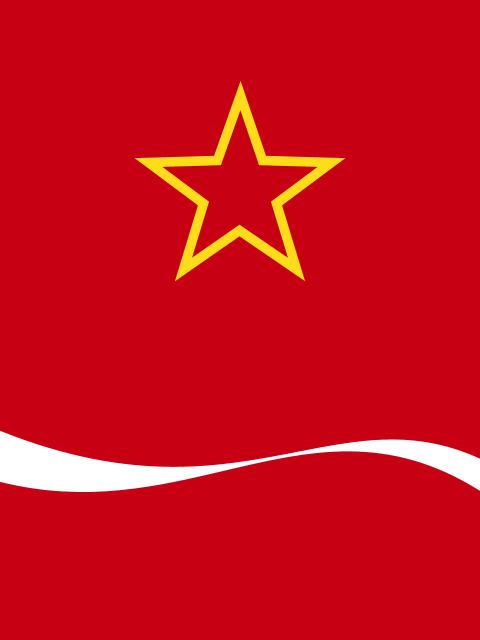
Frame 1 (no input)
Frame 2 (the mouse pressed at the canvas centre, redrawn once): identical to frame 1, image omitted

The Processing sketch that drew this single still picture (run headless with seeded random() and noise(); the mouse was pressed at the canvas centre and the sketch redrawn once):

// Processing sketch: good_bye_lenin
// ── good_bye_lenin.pde
// Manuale di Programmazione Cinematografica
// Daniele Olmisani, 2022

// Good Bye Lenin! (2003)


final color PAPER = color(200, 0, 20);
final color INK1 = color(255, 220, 25);
final color INK2 = color(255);

final float[] P = {
  -0.5, 0.0,  0.0,   0.2,  0.2, -0.08, 0.5, 0.06,
   0.5, 0.12, 0.15, -0.1, -0.1,  0.2, -0.5, 0.1
};

void setup() {
  size(480, 640);
  noLoop();
}

void draw() {
  
  final float S =  min(width, height);
  final float U = 0.002;
  
  randomSeed(0);
  
  translate(0.5*width, 0.3*height);
  scale(S);
  
  background(PAPER);
  
  noFill();
  stroke(INK1);
  strokeWeight(10*U);
  drawStar(0.0, 0.0, 0.2, 0.08);
  
  translate(0.0, 0.5);
  
  fill(INK2);
  stroke(INK2);
  strokeWeight(3*U);
  drawRibbon(P);

  save("good-bye-lenin.png");
 }

void drawStar(float x, float y, float r1, float r2) {
  
  float angle = TWO_PI / 5;
  float halfAngle = angle/2.0;
  beginShape();
  for (float a = 0.5*halfAngle; a < TWO_PI; a += angle) {
    float sx = x + cos(a) * r2;
    float sy = y + sin(a) * r2;
    vertex(sx, sy);
    sx = x + cos(a+halfAngle) * r1;
    sy = y + sin(a+halfAngle) * r1;
    vertex(sx, sy);
  }
  endShape(CLOSE);
}

void drawRibbon(float[] p) {
  beginShape();
    vertex(p[0], p[1]);
    bezierVertex(p[2], p[3], p[4], p[5], p[6], p[7]);
    vertex(p[8], p[9]);
    bezierVertex(p[10], p[11], p[12], p[13], p[14], p[15]);  
  endShape(CLOSE);
}
